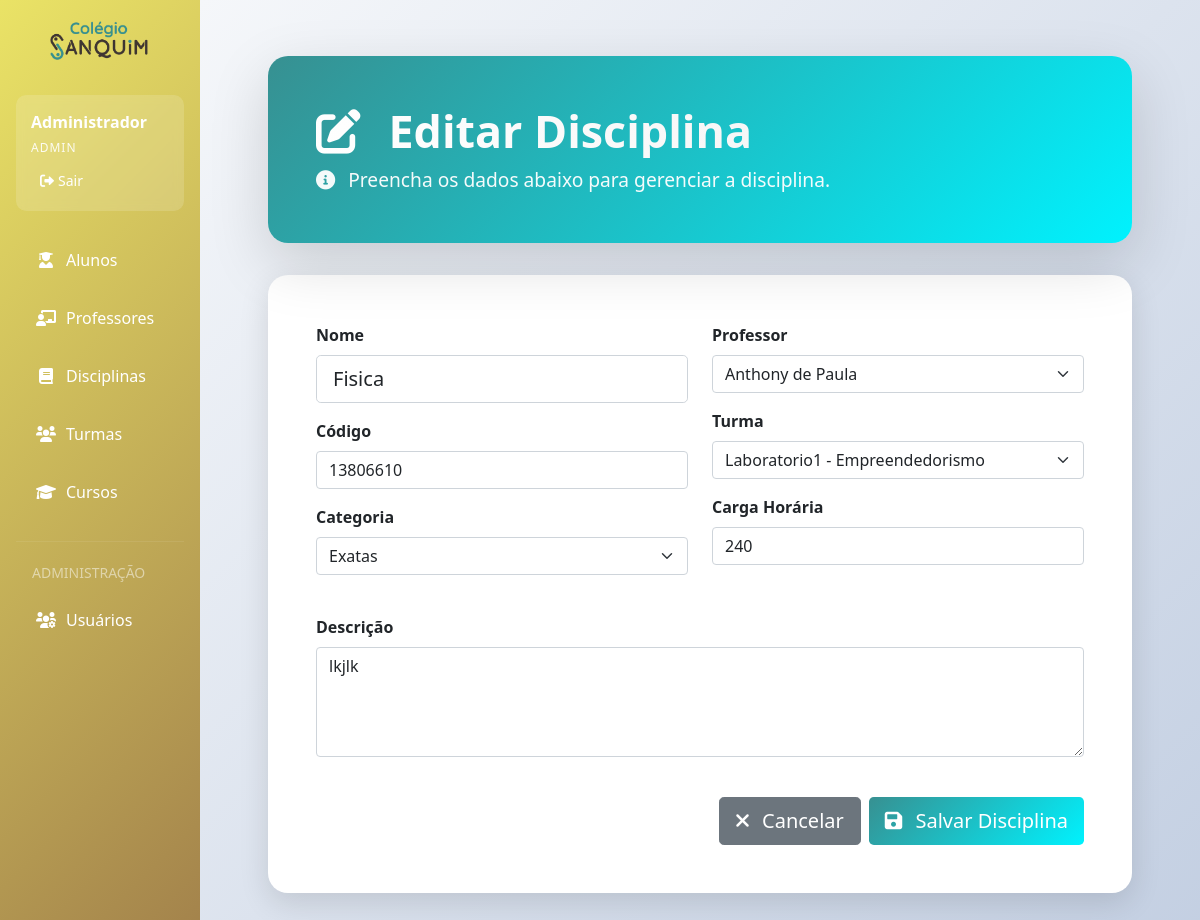
/disciplinas/1/editar (signed in), run on the app's committed database.
### app.py (models this page shows, shortened)
class Disciplina(db.Model):
    __tablename__ = 'disciplina'
    id = db.Column(db.Integer, primary_key=True)
    nome = db.Column(db.String(100), nullable=False)
    codigo = db.Column(db.String(20), unique=True, nullable=False)
    carga_horaria = db.Column(db.Integer)
    descricao = db.Column(db.Text)
    categoria = db.Column(db.String(50), default='geral') # ex: exatas, humanas, biologicas, geral
    professor_id = db.Column(db.Integer, db.ForeignKey('professor.id'))
    turma_id = db.Column(db.Integer, db.ForeignKey('turma.id'))
    professor = db.relationship('Professor', backref='minhas_disciplinas')
    turma = db.relationship('Turma', backref='disciplinas_vinculadas')
    notas = db.relationship('Nota', back_populates='disciplina', cascade="all, delete-orphan")
    faltas = db.relationship('Falta', back_populates='disciplina_rel', cascade="all, delete-orphan")

### app.py (the view, shortened to what this page needs)
@app.route('/disciplinas/<int:id>/editar', methods=['GET', 'POST'])
@login_required
def editar_disciplina(id):
    if session.get('user_tipo') not in ['admin', 'secretaria']:
        flash('Acesso negado!', 'error')
        return redirect(url_for('listar_disciplinas'))
    disciplina = Disciplina.query.get_or_404(id)
    form = DisciplinaForm(obj=disciplina)
    if request.method == 'GET':
        form.professor_id.data = disciplina.professor_id
        form.turma_id.data = disciplina.turma_id
        form.categoria.data = disciplina.categoria
    form.professor_id.choices = [(p.id, p.nome) for p in Professor.query.order_by(Professor.nome).all()]
    form.professor_id.choices.insert(0, (0, 'Selecione um Professor'))
    form.turma_id.choices = [(t.id, f"{t.nome} - {t.curso.nome}") for t in Turma.query.order_by(Turma.nome).all()]
    form.turma_id.choices.insert(0, (0, 'Selecione uma Turma'))
    return render_template('disciplinas/form.html', form=form, titulo='Editar Disciplina', disciplina=disciplina)

### app.py
class DisciplinaForm(FlaskForm):
    nome = StringField('Nome', validators=[DataRequired()])
    codigo = StringField('Código', validators=[DataRequired()])
    carga_horaria = IntegerField('Carga Horária')
    descricao = TextAreaField('Descrição')
    categoria = SelectField('Categoria', choices=[
        ('exatas', 'Exatas'),
        ('humanas', 'Humanas'),
        ('biologicas', 'Biológicas'),
        ('linguagens', 'Linguagens'),
        ('geral', 'Geral')
    ], validators=[DataRequired()])
    professor_id = SelectField('Professor', coerce=int, validators=[Optional()])
    turma_id = SelectField('Turma', coerce=int, validators=[Optional()])

### app.py (called while the page is built)
def login_required(f):
    @wraps(f)
    def decorated_function(*args, **kwargs):
        if 'user_id' not in session:
            return redirect(url_for('login'))
        return f(*args, **kwargs)
    return decorated_function

### templates/disciplinas/form.html (shortened to what this page needs)
{% extends "base.html" %}
{% block content %}
<div class="main-container">
    <div class="header-section" style="margin-bottom: 2rem; background: linear-gradient(135deg, #379091, #00f2fe);">
        <div class="header-content">
            <h1 class="page-title mb-2">
                <i class="fas fa-edit me-3"></i>
                {{ titulo }}
            </h1>
            <p class="page-subtitle">
                <i class="fas fa-info-circle me-2"></i>
                Preencha os dados abaixo para gerenciar a disciplina.
            </p>
        </div>
    </div>
    <div class="main-card">
        <div class="card-body p-4 p-md-5">
            <form method="POST" action="">
                <div class="row g-4">
                    <div class="col-md-6">
                        <div class="mb-3">
                            {{ form.nome.label(class="form-label fw-bold") }}
                            {{ form.nome(class="form-control form-control-lg", placeholder="Ex: Cálculo Diferencial e Integral I") }}
                        </div>
                        <div class="mb-3">
                            {{ form.codigo.label(class="form-label fw-bold") }}
                            {{ form.codigo(class="form-control", placeholder="Ex: MAT101") }}
                        </div>
                        <div class="mb-3">
                            {{ form.categoria.label(class="form-label fw-bold") }}
                            {{ form.categoria(class="form-select") }}
                        </div>
                    </div>
                    <div class="col-md-6">
                        <div class="mb-3">
                            {{ form.professor_id.label(class="form-label fw-bold") }}
                            {{ form.professor_id(class="form-select") }}
                        </div>
                        <div class="mb-3">
                            {{ form.turma_id.label(class="form-label fw-bold") }}
                            {{ form.turma_id(class="form-select") }}
                        </div>
                        <div class="mb-3">
                            {{ form.carga_horaria.label(class="form-label fw-bold") }}
                            {{ form.carga_horaria(class="form-control", placeholder="Ex: 80") }}
                        </div>
                    </div>
                    <div class="col-12">
                        <div class="mb-3">
                             {{ form.descricao.label(class="form-label fw-bold") }}
                             {{ form.descricao(class="form-control", rows="4", placeholder="Descreva os objetivos e o conteúdo da disciplina...") }}
                        </div>
                    </div>
                </div>
                <div class="mt-4 d-flex justify-content-end gap-2">
                    <a href="{{ url_for('listar_disciplinas') }}" class="btn btn-secondary btn-lg">
                        <i class="fas fa-times me-2"></i>
                        Cancelar
                    </a>
                    <button type="submit" class="btn btn-primary btn-lg" style="background: linear-gradient(135deg, #379091, #00f2fe);">
                        <i class="fas fa-save me-2"></i>
                        Salvar Disciplina
                    </button>
                </div>
            </form>
        </div>
    </div>
</div>
{% endblock %}

### templates/base.html (style rules this page uses)
:root { --primary-color: #eae366; --secondary-color: #a2814b; --accent-color: #379091; --danger-color: #e74c3c; --success-color: #2ecc71; }
.btn-primary { background: linear-gradient( 135deg, var(--primary-color) 0%, var(--secondary-color) 100% ); border: none; padding: 8px 16px; }

### templates/disciplinas/form.html (style rules this page uses)
:root { --primary-gradient: linear-gradient(135deg, #eae366 0%, #a2814b 100%); --secondary-gradient: linear-gradient(135deg, #379091 0%, #00f2fe 100%); --success-gradient: linear-gradient(135deg, #4facfe 0%, #00f2fe 100%); --warning-gradient: linear-gradient(135deg, #fa709a 0%, #fee140 100%); --info-gradient: linear-gradient(135deg, #a8edea 0%, #fed6e3 100%); --danger-gradient: linear-gradient(135deg, #ff9a9e 0%, #fecfef 100%); --exatas-gradient: linear-gradient(135deg, #eae366 0%, #a2814b 100%); --humanas-gradient: linear-gradient(135deg, #379091 0%, #00f2fe 100%); --biologicas-gradient: linear-gradient(135deg, #4facfe 0%, #00f2fe 100%); --shadow-light: 0 5px 15px rgba(0,0,0,0.08); --shadow-medium: 0 10px 30px rgba(0,0,0,0.12); --shadow-heavy: 0 20px 60px rgba(0,0,0,0.15); --border-radius: 20px; --transition: all 0.3s cubic-bezier(0.4, 0, 0.2, 1); }
.main-container { padding: 2rem; max-width: 1400px; margin: 0 auto; min-height: 100vh; }
.header-section { background: var(--primary-gradient); border-radius: var(--border-radius); padding: 3rem; margin-bottom: 2rem; color: white; box-shadow: var(--shadow-heavy); position: relative; overflow: hidden; }
.header-content { position: relative; z-index: 2; }
.page-title { font-size: 2.8rem; font-weight: 800; margin-bottom: 1rem; background: linear-gradient(45deg, #fff, #f0f0f0); -webkit-background-clip: text; background-clip: text; -webkit-text-fill-color: transparent; }
.page-subtitle { font-size: 1.2rem; opacity: 0.95; margin-bottom: 0; font-weight: 400; }
.main-card { background: white; border-radius: var(--border-radius); box-shadow: var(--shadow-medium); border: none; overflow: hidden; transition: var(--transition); }

### data on the page
Disciplina: nome "Fisica", codigo "13806610", categoria "Exatas", professor_id "Anthony de Paula", turma_id "Laboratorio1 - Empreendedorismo", carga_horaria "240", descricao "lkjlk"

### other printed values
{{ session.user_nome }} "Administrador"
{{ session.user_tipo|capitalize }} "ADMIN"
{{ titulo }} "Editar Disciplina"
